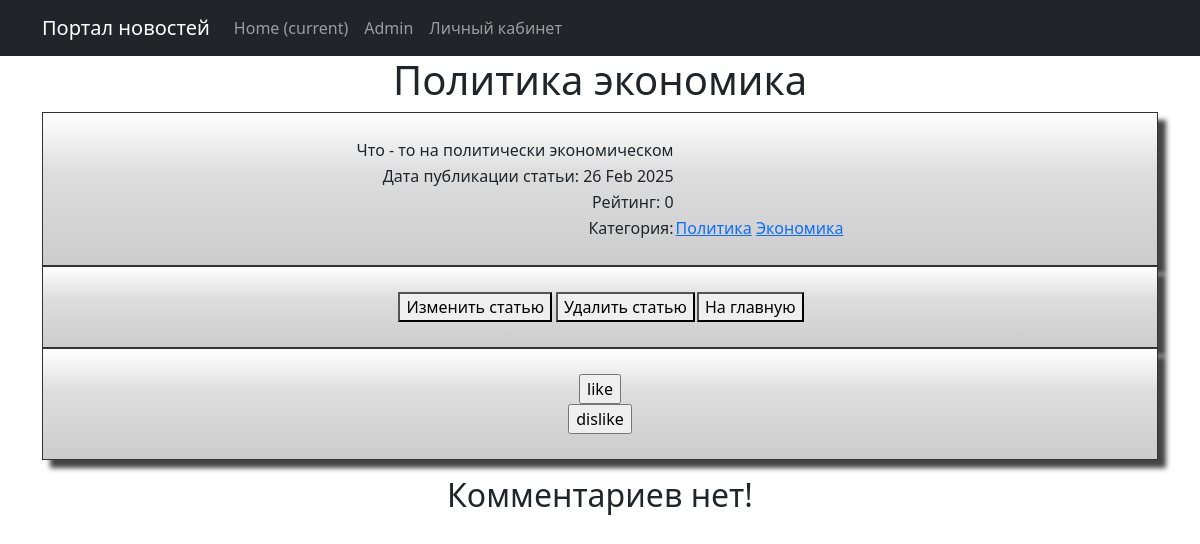
The page /10 on the database its author committed.
### news/models.py (models this page shows, shortened)
class Post(models.Model):
    news = "NW"
    article = "AR"
    POSITIONS = [(news, "Новость"),
                 (article, "Статья")]
    autor_id = models.ForeignKey(Author, on_delete=models.CASCADE)
    type = models.CharField(max_length = 2, choices=POSITIONS, default=news)
    date_time = models.DateTimeField(auto_now_add=True)
    category = models.ManyToManyField("Category", through="PostCategory")
    title_news = models.CharField(max_length = 128)
    text_news = models.TextField()
    rating_post = models.IntegerField(default = 0)

class Category(models.Model):
    category = models.CharField(max_length=64, unique=True)
    subscribers = models.ManyToManyField(User, blank=True, null=True, related_name="categories")
    def __str__(self):
        return self.category

### news/views.py (the view)
# urls.py: path('<int:pk>', PostDetail.as_view(), name="news_detail"),
class PostDetail(DetailView):
    model = Post
    template_name = 'post.html'
    context_object_name = 'post'
    def get_context_data(self, **kwargs):
        publication = self.get_object()
        context = super().get_context_data(**kwargs)
        context['update_news'] = (publication.type == "NW")
        context['update_article'] = (publication.type == "AR")
        context['comments'] = Comment.objects.filter(post_id=publication.pk)
        return context

### news/templatetags/custom_filters.py (called while the page is built)
def stripping(text):
    word = ''
    for i in text:
        if i.isalpha():
            word += i
    return word.lower()

@register.filter()
def censor(text):
    list_censor = [str(i) for i in Censorship.objects.all()]
    for word in text.split():
        format_word = stripping(word)
        if format_word in list_censor:
            cencore_word = format_word[0] + "*" * (len(word) - 1)
            text = text.replace(delete_symbol_l_r(word), cencore_word)
    return text

### templates/post.html (shortened to what this page needs)
{% extends 'flatpages/default.html' %}
{% load custom_filters %}
{% block content %}
<h1>{{ post.title_news | censor }}</h1>
        <div class="shadowbox">
                <table align="center">
                    <tr><td align="left">{{ post.text_news | censor }}</td></tr>
                    <tr><td align="right"> Дата публикации статьи: {{ post.date_time | date:'d M Y' }}</td></tr>
                    <tr><td align="right"> Рейтинг: {{ post.rating_post }}</td></tr>
                    <tr>
                        <td align="right"> Категория:</td>
                        <td>
                            {% for category in post.category.all %}
                            <a href="{% url 'category_list' category.id %}"> {{category}}</a>
                            {% endfor %}
                        </td>
                    </tr>
                </table>
        </div>
        <div class="shadowbox">
                <table align="center">
                    <tr>
                        <td align="center">
                        </td>
                        <td align="center">
                            {% if update_article %}
                                <form action="{% url 'article_edit' post.pk %}"> <button>Изменить статью</button> </form>
                            {% endif %}
                        </td>
                        <td align="center">
                        </td>
                        <td align="center">
                            {% if update_article %}
                                <form action="{% url 'article_delete' post.pk %}"> <button>Удалить статью</button> </form>
                            {% endif %}
                        </td>
                        <td align="center">
                            <form action="{% url 'news_list' %}">
                                <button>На главную</button>
                            </form>
                        </td>
                    </tr>
                </table>
        </div>
        <div class="shadowbox">
                <table align="center">
                    <tr>
                        <td align="center">
                            <form action="{% url 'like_dislike' post.pk %}" method="post">
                                <input type="submit" value="like">
                            </form>
                            <form action="{% url 'like_dislike' post.pk %}" method="post">
                                <input type="submit" value="dislike">
                            </form>
                        </td>
                    </tr>
                </table>
        </div>
<div>
    <p>
        {% if comments %}
            <table border="3" cellpadding="4" cellspacing="1">
                <tr>
                    <td align="left">Текст комментария</td>
                    <td align="left">Дата</td>
                    <td align="left">Автор</td>
                    <td align="left">Рейтинг комментария</td>
                </tr>
                {% for comment in comments%}
                <tr>
                    <td>{{ comment.text_comment }}</td>
                    <td>{{ comment.date_time | date:'d M Y' }}</td>
                    <td>{{ comment.user_id }}</td>
                    <td>{{ comment.rating_comments }}</td>
                </tr>
                {% endfor %}
            </table>
        {% else %}
        <h2>Комментариев нет!</h2>
        {% endif%}
    </p>
</div>
{% endblock content %}

### templates/post.html (style rules this page uses)
.shadowbox { width: 100%; margin: 0 auto; border: 1px solid #333; box-shadow: 8px 8px 5px #444; padding: 8px 12px; background-image: linear-gradient(180deg, #fff, #ddd 40%, #ccc); }

### rows shown on the page
Post: title_news|censor "Политика экономика", text_news|censor "Что - то на политически экономическом", date_time "26 Feb 2025", rating_post "0"
Category: category "Политика"
Category: category "Экономика"
